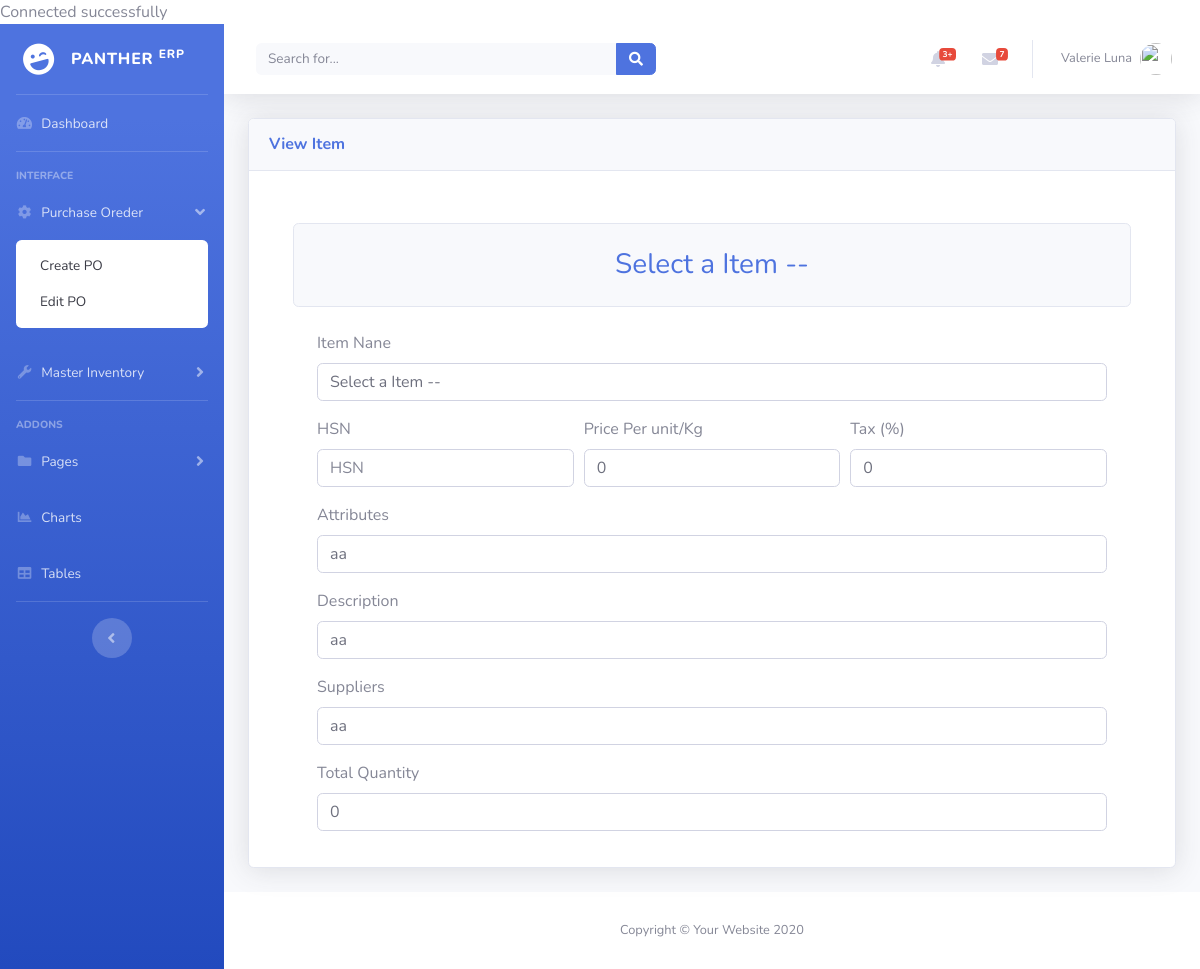
The app's page /view_single_item.php with its own data.
### tables this page shows
CREATE TABLE `item_list` (
  `item_id` int(5) NOT NULL,
  `item_name` varchar(100) NOT NULL,
  `item_hsn` varchar(10) DEFAULT NULL,
  `item_price` int(10) NOT NULL,
  `item_tax` int(10) DEFAULT NULL,
  `item_attributes` varchar(50) NOT NULL,
  `item_description` varchar(100) NOT NULL,
  `item_qty` int(10) DEFAULT '0',
  `item_suppliers` varchar(100) NOT NULL
);

### view_single_item.php (the view, shortened to what this page needs)
<?php
require_once('DB_POS.php');
$SearchQueryParameter = $_GET["id"];
$sql = "SELECT * FROM item_list WHERE item_id='$SearchQueryParameter' ";
$stmt = $conn->query($sql);
while ($DataRows  = $stmt->fetch()) {
  $name = $DataRows["item_name"];
  $hsn = $DataRows["item_hsn"];
  $price = $DataRows["item_price"];
  $gst = $DataRows["item_tax"];
  $attributes = $DataRows["item_attributes"];
  $description = $DataRows["item_description"];
  $qty = $DataRows["item_qty"];
  $suppliers = $DataRows["item_suppliers"];
}
?>
<!DOCTYPE html>
<html lang="en">
<head>
  <link href="vendor/fontawesome-free/css/all.min.css" rel="stylesheet" type="text/css">
  <link href="css/sb-admin-2.min.css" rel="stylesheet">
</head>
<body id="page-top">
  <div id="wrapper">
    <ul class="navbar-nav bg-gradient-primary sidebar sidebar-dark accordion" id="accordionSidebar">
      <a class="sidebar-brand d-flex align-items-center justify-content-center" href="index.html">
        <div class="sidebar-brand-icon rotate-n-15">
          <i class="fas fa-laugh-wink"></i>
        </div>
        <div class="sidebar-brand-text mx-3">Panther <sup>erp</sup></div>
      </a>
      <hr class="sidebar-divider my-0">
      <li class="nav-item">
        <a class="nav-link" href="index.html">
          <i class="fas fa-fw fa-tachometer-alt"></i>
          <span>Dashboard</span></a>
      </li>
      <hr class="sidebar-divider">
      <div class="sidebar-heading">
        Interface
      </div>
      <li class="nav-item ">
        <a class="nav-link" href="#" data-toggle="collapse" data-target="#collapseTwo" aria-expanded="true" aria-controls="collapseTwo">
          <i class="fas fa-fw fa-cog"></i>
          <span>Purchase Oreder</span>
        </a>
        <div id="collapseTwo" class="collapse show" aria-labelledby="headingTwo" data-parent="#accordionSidebar">
          <div class="bg-white py-2 collapse-inner rounded">
            <a class="collapse-item " href="create-po.php">Create PO</a>
            <a class="collapse-item" href="cards.html">Edit PO</a>
          </div>
        </div>
      </li>
      <li class="nav-item">
        <a class="nav-link collapsed" href="#" data-toggle="collapse" data-target="#collapseUtilities" aria-expanded="true" aria-controls="collapseUtilities">
          <i class="fas fa-fw fa-wrench"></i>
          <span>Master Inventory</span>
        </a>
      </li>
      <hr class="sidebar-divider">
      <div class="sidebar-heading">
        Addons
      </div>
      <li class="nav-item">
        <a class="nav-link collapsed" href="#" data-toggle="collapse" data-target="#collapsePages" aria-expanded="true" aria-controls="collapsePages">
          <i class="fas fa-fw fa-folder"></i>
          <span>Pages</span>
        </a>
      </li>
      <li class="nav-item">
        <a class="nav-link" href="charts.html">
          <i class="fas fa-fw fa-chart-area"></i>
          <span>Charts</span></a>
      </li>
      <li class="nav-item">
        <a class="nav-link" href="tables.html">
          <i class="fas fa-fw fa-table"></i>
          <span>Tables</span></a>
      </li>
      <hr class="sidebar-divider d-none d-md-block">
      <div class="text-center d-none d-md-inline">
        <button class="rounded-circle border-0" id="sidebarToggle"></button>
      </div>
    </ul>
    <div id="content-wrapper" class="d-flex flex-column">
      <div id="content">
        <nav class="navbar navbar-expand navbar-light bg-white topbar mb-4 static-top shadow">
          <form class="d-none d-sm-inline-block form-inline mr-auto ml-md-3 my-2 my-md-0 mw-100 navbar-search">
            <div class="input-group">
              <input type="text" class="form-control bg-light border-0 small" placeholder="Search for..." aria-label="Search" aria-describedby="basic-addon2">
              <div class="input-group-append">
                <button class="btn btn-primary" type="button">
                  <i class="fas fa-search fa-sm"></i>
                </button>
              </div>
            </div>
          </form>
          <ul class="navbar-nav ml-auto">
            <li class="nav-item dropdown no-arrow mx-1">
              <a class="nav-link dropdown-toggle" href="#" id="alertsDropdown" role="button" data-toggle="dropdown" aria-haspopup="true" aria-expanded="false">
                <i class="fas fa-bell fa-fw"></i>
                <span class="badge badge-danger badge-counter">3+</span>
              </a>
            </li>
            <li class="nav-item dropdown no-arrow mx-1">
              <a class="nav-link dropdown-toggle" href="#" id="messagesDropdown" role="button" data-toggle="dropdown" aria-haspopup="true" aria-expanded="false">
                <i class="fas fa-envelope fa-fw"></i>
                <span class="badge badge-danger badge-counter">7</span>
              </a>
            </li>
            <li class="nav-item dropdown no-arrow">
              <a class="nav-link dropdown-toggle" href="#" id="userDropdown" role="button" data-toggle="dropdown" aria-haspopup="true" aria-expanded="false">
                <span class="mr-2 d-none d-lg-inline text-gray-600 small">Valerie Luna</span>
                <img class="img-profile rounded-circle" src="https://source.unsplash.com/QAB-WJcbgJk/60x60">
              </a>
            </li>
          </ul>
        </nav>
        <div class="container-fluid">
          <div class="row">
            <div class="col-lg-12">
              <div class="card shadow mb-4">
                <div class="card-header py-3">
                  <h6 class="m-0 font-weight-bold text-primary">View Item</h6>
                </div>
                <div class="card-body">
                  <div class="container">
                    <div class="row">
                    </div>
                    <div class="row mt-4">
                      <div class="col-12">
                        <h3 class="card text-center p-4 bg-light mb-4"><span class="text-primary"><?php echo $name ?></span></h3>
                        <form action="new-item.php" method="post" class="container">
                          <div class="form-row">
                            <div class="form-group col-md-12">
                              <label for="name">Item Nane</label>
                              <input type="text" class="form-control" id="name" placeholder="Name" name="name" value="<?php echo $name ?>">
                            </div>
                            <div class="form-group col-md-4">
                              <label for="price">HSN</label>
                              <input type="text" class="form-control" id="hsn" placeholder="HSN" name="hsn" value="<?php echo $hsn ?>">
                            </div>
                            <div class="form-group col-md-4">
                              <label for="price">Price Per unit/Kg</label>
                              <input type="number" class="form-control" id="price" placeholder="Price" name="price" value="<?php echo $price ?>">
                            </div>
                            <div class="form-group col-md-4">
                              <label for="tax">Tax (%)</label>
                              <input type="number" class="form-control" id="tax" placeholder="GST" name="tax" value="<?php echo $gst ?>">
                            </div>
                            <div class="form-group col-md-12">
                              <label for="attributes">Attributes</label>
                              <input type="text" class="form-control" id="attributes" placeholder="Attributes like color/size/weight" name="attributes" value="<?php echo $attributes ?>">
                            </div>
                          </div>
                          <div class="form-group">
                            <label for="description">Description</label>
                            <input type="text" class="form-control" id="description" placeholder="Short Description" name="description" value="<?php echo $description ?>">
                          </div>
                          <div class="form-group">
                            <label for="suppliers">Suppliers</label>
                            <input type="text" class="form-control" id="suppliers" placeholder="Suppliers" name="suppliers" value="<?php echo $suppliers ?>">
                          </div>
                          <div class="form-group">
                            <label for="qty">Total Quantity</label>
                            <input type="number" class="form-control" id="qty" placeholder="qty" name="qty" value="<?php echo $qty ?>">
                          </div>
                        </form>
                      </div>
                    </div>
                  </div>
                </div>
              </div>
            </div>
          </div>
        </div>
      </div>
      <footer class="sticky-footer bg-white">
        <div class="container my-auto">
          <div class="copyright text-center my-auto">
            <span>Copyright &copy; Your Website 2020</span>
          </div>
        </div>
      </footer>
    </div>
  </div>
</body>
</html>

### records on screen
item_list: item_name "Select a Item --", name "Select a Item --", price "0", tax "0", attributes "aa", description "aa", suppliers "aa", qty "0"
